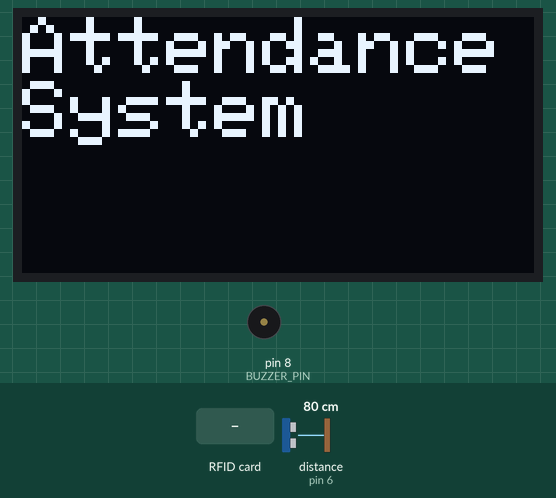
This sketch was run on a simulated Arduino Uno, built with avr-gcc and run on an emulated ATmega328P. On the bench: 128×64 one-colour display, buzzer (waves = sounding). Wiring (inferred from the names in the program): ultrasonic range finder: trigger pin 7; echo pin 6. Inputs (shaded band) come from the test bench; at power-on: distance to the obstacle (sensor on pin 6) 80 cm. The echo pulse lasts 58.3 µs per cm; the local clock reads 2024-03-15 10:24:30 at power-on unless the sketch sets it; what the sketch prints to the serial monitor is not drawn.

Above: at 2.4 s.
2.5 s: distance to the obstacle (sensor on pin 6) set to 56 cm
4.0 s: distance to the obstacle (sensor on pin 6) set to 47 cm
At 5.6 s:
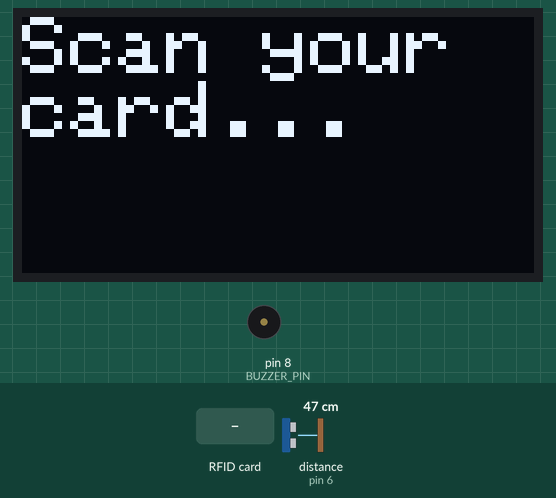
5.9 s: distance to the obstacle (sensor on pin 6) set to 60 cm
At 7.0 s:
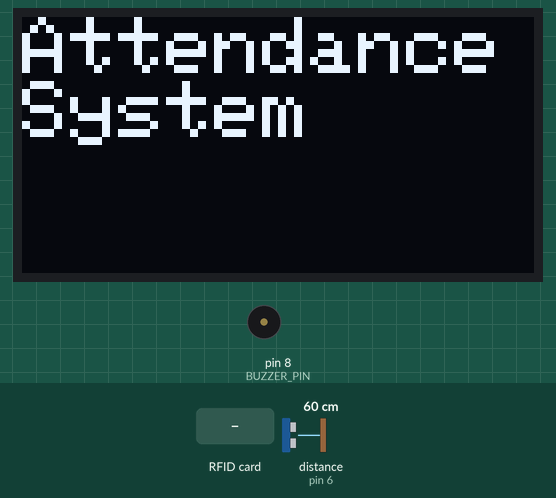
7.6 s: distance to the obstacle (sensor on pin 6) set to 2 cm
At 8.0 s:
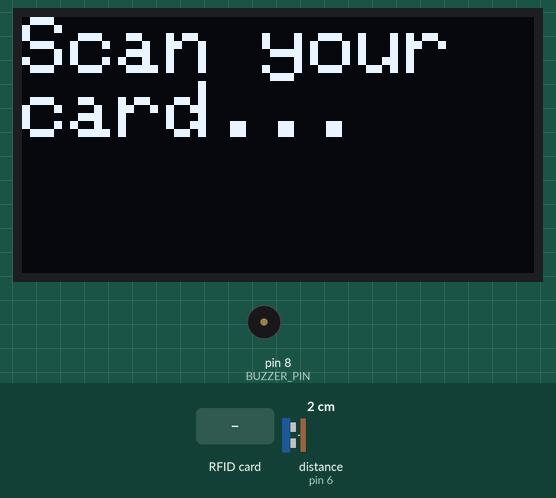
9.2 s: RFID card 73 71 FD 2C held to the reader
At 10.1 s:
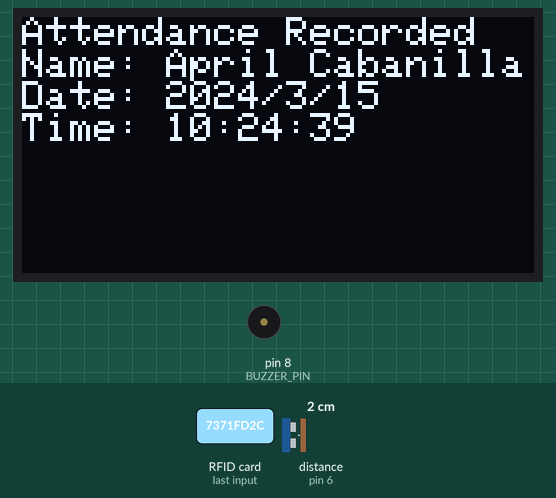
11.2 s: RFID card A1 B2 C3 D4 held to the reader
At 14.6 s:
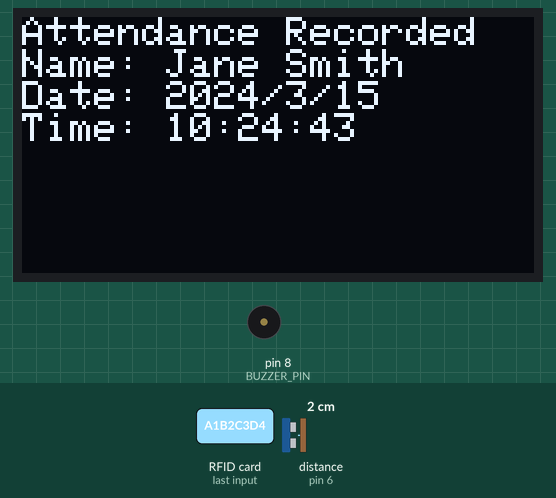
Timing chart, 0 to 16.1 s (numbered marks = the images above; inputs shaded):
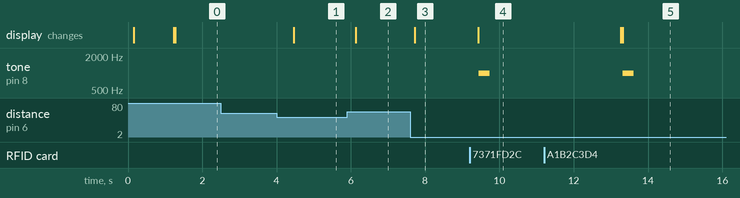

The sketch:

RFID_Attendance.ino
```cpp
#include <Wire.h>
#include <Adafruit_GFX.h>
#include <Adafruit_SSD1306.h>
#include <SPI.h>
#include <MFRC522.h>
#include <RTClib.h>  // Include RTC library for time functionality

// OLED
#define SCREEN_WIDTH 128
#define SCREEN_HEIGHT 64
Adafruit_SSD1306 display(SCREEN_WIDTH, SCREEN_HEIGHT, &Wire, -1);

// RFID
#define SS_PIN 10
#define RST_PIN 9
MFRC522 rfid(SS_PIN, RST_PIN);

// Ultrasonic
#define TRIG_PIN 7
#define ECHO_PIN 6

// Buzzer
#define BUZZER_PIN 8

// RTC (Real-Time Clock)
RTC_DS3231 rtc;

// Function to get name from UID
String getNameFromUID(String uid) {
  if (uid == "7371FD2C") return "April Cabanilla";
  if (uid == "A1B2C3D4") return "Jane Smith";
  return "Unknown";  // Return "Unknown" if UID is not found
}

void setup() {
  Serial.begin(9600);
  delay(100); // Give OLED a moment to power up

  // Init OLED FIRST!
  if (!display.begin(SSD1306_SWITCHCAPVCC, 0x3C)) {
    Serial.println(F("OLED not found"));
    while (true);  // Halt if OLED not detected
  }

  // Display startup message
  display.clearDisplay();
  display.setTextSize(1);
  display.setTextColor(SSD1306_WHITE);
  display.setCursor(0, 0);
  display.println(F("Initializing..."));
  display.display();
  delay(1000);  // Show message for a sec

  // Now init other components
  pinMode(BUZZER_PIN, OUTPUT);
  pinMode(TRIG_PIN, OUTPUT);
  pinMode(ECHO_PIN, INPUT);

  SPI.begin();
  rfid.PCD_Init();

  if (!rtc.begin()) {
    Serial.println(F("RTC not found!"));
    display.clearDisplay();
    display.setCursor(0, 0);
    display.println(F("RTC NOT FOUND"));
    display.display();
    while (true);
  }

  if (rtc.lostPower()) {
    rtc.adjust(DateTime(F(__DATE__), F(__TIME__)));
  }

  display.clearDisplay();
  display.setCursor(0, 0);
  display.println(F("Ready to scan..."));
  display.display();
}

void loop() {
  // Read ultrasonic distance
  digitalWrite(TRIG_PIN, LOW);
  delayMicroseconds(2);
  digitalWrite(TRIG_PIN, HIGH);
  delayMicroseconds(10);
  digitalWrite(TRIG_PIN, LOW);
  long duration = pulseIn(ECHO_PIN, HIGH);
  float distance = duration * 0.034 / 2;

  // Filter noise or no reading
  if (distance <= 0 || distance > 300) {
    distance = 999;  // Safe placeholder
  }

  if (distance < 50 && distance > 0) {
    // Person detected
    display.clearDisplay();
    display.setCursor(0, 0);
    display.setTextSize(2);
    display.println("Scan your card...");
    display.display();

    // RFID check
    if (rfid.PICC_IsNewCardPresent() && rfid.PICC_ReadCardSerial()) {
      // Get UID
      String uidStr = "";
      for (byte i = 0; i < rfid.uid.size; i++) {
        uidStr += String(rfid.uid.uidByte[i] < 0x10 ? "0" : "");
        uidStr += String(rfid.uid.uidByte[i], HEX);
      }
      uidStr.toUpperCase();

      String name = getNameFromUID(uidStr);  // Get the name from UID
      DateTime now = rtc.now();

      // Display attendance info or "ID not registered"
      display.clearDisplay();
      display.setTextSize(1);
      display.setCursor(0, 0);
      if (name == "Unknown") {
        display.println("ID is not registered");
      } else {
        display.println("Attendance Recorded");
        display.print("Name: ");
        display.println(name);
        display.print("Date: ");
        display.print(now.year());
        display.print('/');
        display.print(now.month());
        display.print('/');
        display.println(now.day());
        display.print("Time: ");
        display.print(now.hour());
        display.print(':');
        display.print(now.minute());
        display.print(':');
        display.println(now.second());
      }
      display.display();

      Serial.print("Scanned UID: "); Serial.println(uidStr);
      Serial.print("Name: "); Serial.println(name);
      Serial.print("Date: ");
      Serial.print(now.year()); Serial.print("/");
      Serial.print(now.month()); Serial.print("/");
      Serial.println(now.day());
      Serial.print("Time: ");
      Serial.print(now.hour()); Serial.print(":");
      Serial.print(now.minute()); Serial.print(":");
      Serial.println(now.second());

      if (name != "Unknown") {
      // Successful scan: 1 beep
      tone(BUZZER_PIN, 1000);
      delay(300);
      noTone(BUZZER_PIN);
    } else {
      // Unsuccessful scan: 2 quick beeps
      for (int i = 0; i < 2; i++) {
        tone(BUZZER_PIN, 1500);
        delay(150);
        noTone(BUZZER_PIN);
        delay(100);
      }
    }
      delay(3000);  // Show attendance message longer
      rfid.PICC_HaltA();
      rfid.PCD_StopCrypto1();
    }
  } else {
    // No one detected
    display.clearDisplay();
    display.setCursor(0, 0);
    display.setTextSize(2);
    display.println("Attendance");
    display.println("System");
    display.display();
  }

  delay(500);  // Small delay before checking again
}
```

Measured:
- the behaviour switches between 51 and 50 cm on distance to the obstacle (sensor on pin 6) (found by bisection; images 0 and 1)
- after the input at 2.5 s, every drawn part: stays the same
- after the input at 4.0 s, the display: changes after 0.46 s (image 1)
- after the input at 5.9 s, the display: changes after 0.23 s (image 2)
- after the input at 7.6 s, the display: changes after 0.13 s (image 3)
- after the input at 9.2 s, tone on pin 8 (BUZZER_PIN): silent → 1000 Hz after 0.24 s, → silent 0.30 s later; the display: changes after 0.23 s (image 4)
- after the input at 11.2 s, tone on pin 8 (BUZZER_PIN): silent → 1000 Hz after 2.1 s, → silent 0.30 s later; the display: first differs from a run without the input after 2.1 s (image 5)
